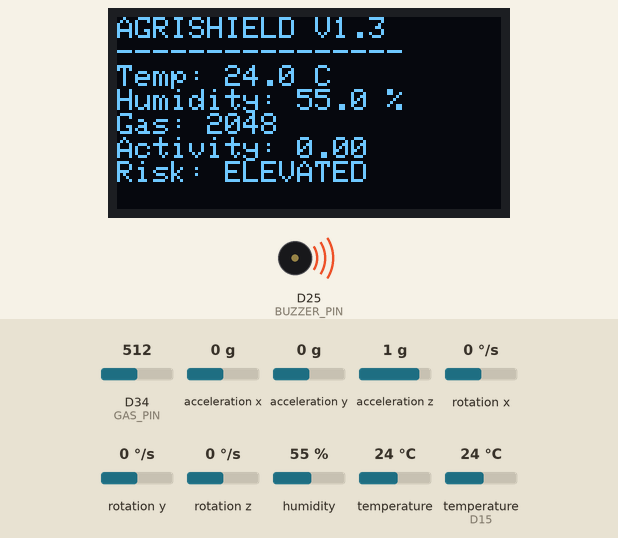
A sketch run on a simulated Arduino Due. Parts: 128×64 one-colour display, buzzer (waves = sounding). The test bench sets the inputs (shaded band); at power-on: D34 (GAS_PIN) = 512, acceleration x 0 g, humidity 55 %, acceleration y 0 g, temperature (sensor on D15) 24 °C, acceleration z 1 g, rotation x 0 °/s, rotation y 0 °/s, rotation z 0 °/s, temperature 24 °C (analog values on the 0–1023 scale). What the sketch prints to the serial monitor is not drawn.

Above: at 3.2 s.
3.3 s: D34 (GAS_PIN) set to 468
At 4.6 s:
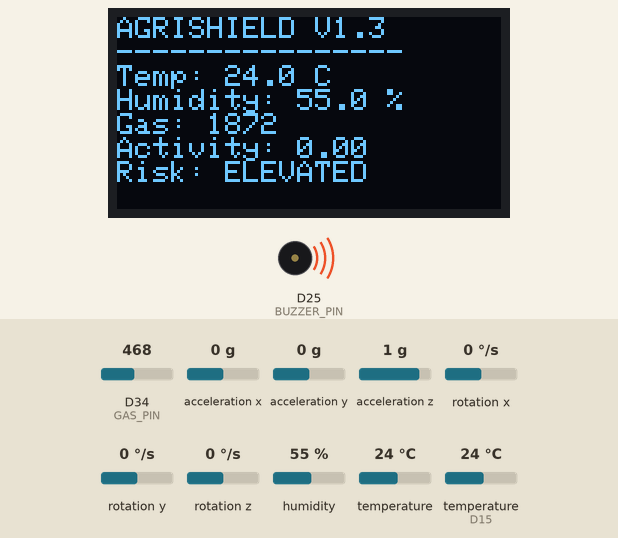
6.0 s: D34 (GAS_PIN) set to 435
At 7.5 s:
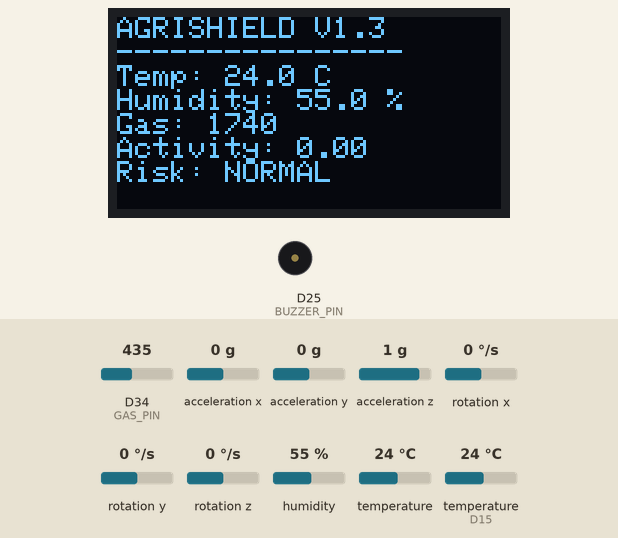
8.7 s: acceleration x set to -1.4 g
At 10.5 s:
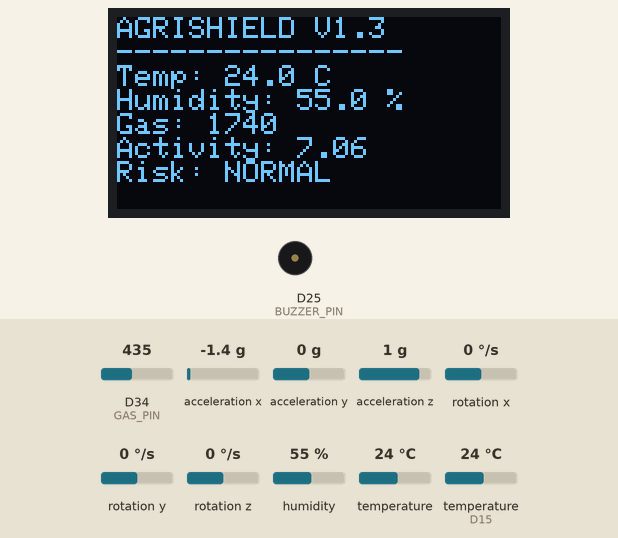
11.5 s: humidity set to 22 %
At 14.8 s:
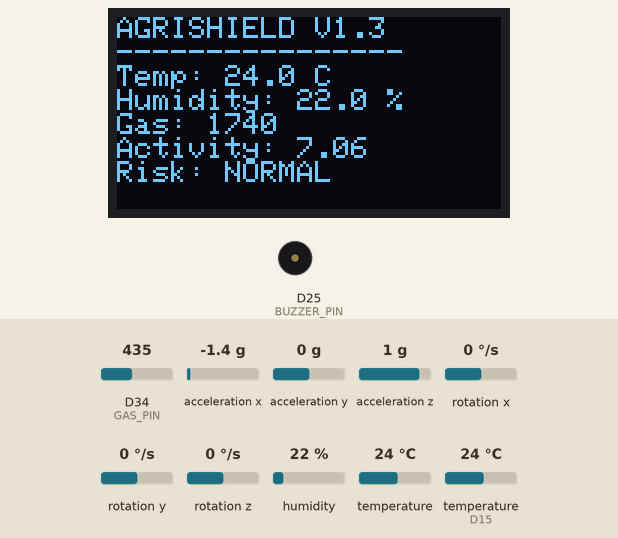
15.5 s: acceleration y set to -1.4 g
At 17.3 s:
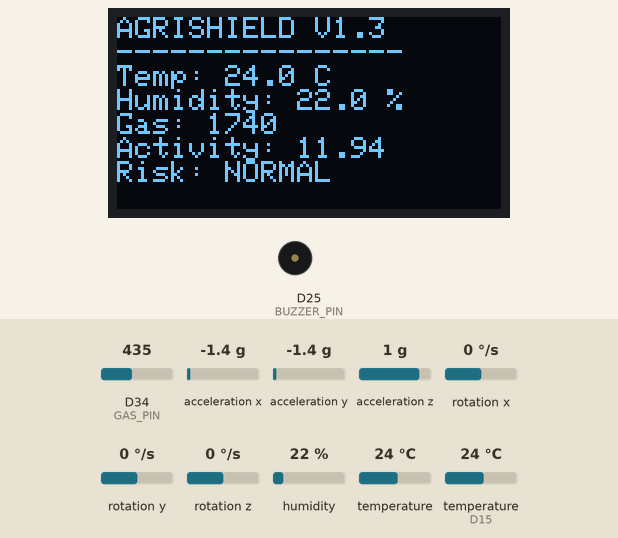
18.2 s: temperature (sensor on D15) set to 12 °C
At 23.3 s:
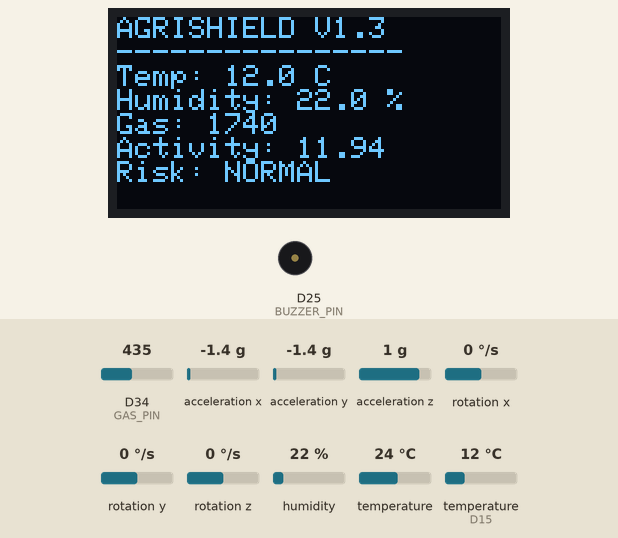
Timing chart, 0 to 24.5 s (numbered marks = the images above; inputs shaded):
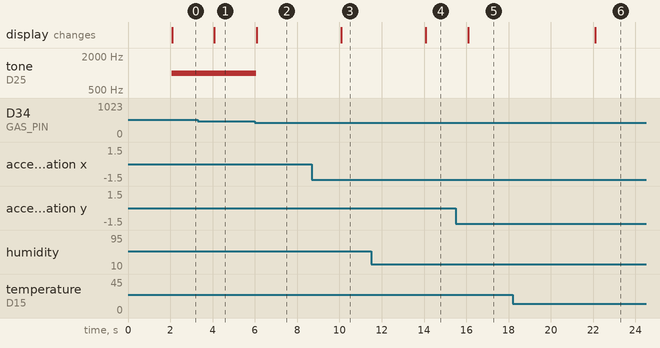

Measured:
- the behaviour switches between 450 and 449 on D34 (GAS_PIN) (found by bisection; images 1 and 2)
- after the input at 3.3 s, the display: changes after 0.79 s (image 1)
- after the input at 6.0 s, tone on D25 (BUZZER_PIN): 1000 Hz → silent after 0.06 s; the display: changes after 0.09 s (image 2)
- after the input at 8.7 s, the display: changes after 1.4 s (image 3)
- after the input at 11.5 s, the display: changes after 2.6 s (image 4)
- after the input at 15.5 s, the display: changes after 0.59 s (image 5)
- after the input at 18.2 s, the display: changes after 3.9 s (image 6)

The sketch:

AgriShield_Virtual_Hardware_V1.3.ino
```cpp
#include <DHT.h>
#include <Adafruit_GFX.h>
#include <Adafruit_SSD1306.h>
#include <Adafruit_MPU6050.h>
#include <Adafruit_Sensor.h>
#include <math.h>

// ================= PIN CONFIGURATION =================

#define DHT_PIN 15
#define DHT_TYPE DHT22

#define GAS_PIN 34
#define BUZZER_PIN 25

#define OLED_SDA 21
#define OLED_SCL 22

#define SCREEN_WIDTH 128
#define SCREEN_HEIGHT 64

// ================= SENSOR OBJECTS =================

DHT dht(DHT_PIN, DHT_TYPE);

Adafruit_SSD1306 display(
  SCREEN_WIDTH,
  SCREEN_HEIGHT,
  &Wire,
  -1
);

Adafruit_MPU6050 mpu;

// ================= VARIABLES =================

float temperature = 0.0;
float humidity = 0.0;

int gasValue = 0;

float acceleration = 0.0;
float activityLevel = 0.0;

String environmentalRisk = "NORMAL";
String systemAlert = "NORMAL";

bool oledReady = false;
bool mpuReady = false;
bool dhtReadingValid = false;

unsigned long previousTime = 0;

const unsigned long samplingInterval = 2000;

// ================= SETUP =================

void setup() {

  Serial.begin(115200);

  pinMode(BUZZER_PIN, OUTPUT);
  pinMode(GAS_PIN, INPUT);

  digitalWrite(BUZZER_PIN, LOW);

  analogReadResolution(12);

  Serial.println();
  Serial.println("==============================");
  Serial.println(" AGRISHIELD VIRTUAL HARDWARE");
  Serial.println(" VERSION 1.3");
  Serial.println("==============================");

  // DHT22
  dht.begin();

  // I2C
  Wire.begin(OLED_SDA, OLED_SCL);

  // OLED
  oledReady = display.begin(
    SSD1306_SWITCHCAPVCC,
    0x3C
  );

  if (oledReady) {

    display.clearDisplay();
    display.setTextColor(SSD1306_WHITE);
    display.setTextSize(1);
    display.setCursor(0, 0);

    display.println("AGRISHIELD");
    display.println("Initializing...");
    display.display();

    Serial.println("OLED: READY");

  } else {

    Serial.println("OLED: FAILED");

  }

  // MPU6050
  mpuReady = mpu.begin();

  if (mpuReady) {

    mpu.setAccelerometerRange(MPU6050_RANGE_8_G);
    mpu.setGyroRange(MPU6050_RANGE_500_DEG);
    mpu.setFilterBandwidth(MPU6050_BAND_21_HZ);

    Serial.println("MPU6050: READY");

  } else {

    Serial.println("MPU6050: FAILED");

  }

  Serial.println("DHT22: INITIALIZED");
  Serial.println("MQ-2: INITIALIZED");

  Serial.println("==============================");
  Serial.println("INITIALIZATION COMPLETE");
  Serial.println("==============================");

  delay(2000);
}

// ================= READ SENSORS =================

void readSensors() {

  // DHT22
  float newTemperature = dht.readTemperature();
  float newHumidity = dht.readHumidity();

  if (!isnan(newTemperature) && !isnan(newHumidity)) {

    temperature = newTemperature;
    humidity = newHumidity;

    dhtReadingValid = true;

  } else {

    dhtReadingValid = false;

    Serial.println("WARNING: DHT22 READING FAILED");

  }

  // MQ-2
  gasValue = analogRead(GAS_PIN);

  // MPU6050
  if (mpuReady) {

    sensors_event_t a, g, temp;

    mpu.getEvent(&a, &g, &temp);

    acceleration = sqrt(
      a.acceleration.x * a.acceleration.x +
      a.acceleration.y * a.acceleration.y +
      a.acceleration.z * a.acceleration.z
    );

    activityLevel = fabs(acceleration - 9.81);

  }

}

// ================= RISK ASSESSMENT =================

void assessRisk() {

  environmentalRisk = "NORMAL";

  if (dhtReadingValid &&
      temperature >= 35.0 &&
      humidity >= 70.0) {

    environmentalRisk = "HIGH";

  }

  else if (
    (dhtReadingValid &&
     (temperature >= 32.0 || humidity >= 70.0)) ||
    gasValue >= 1800
  ) {

    environmentalRisk = "ELEVATED";

  }

  systemAlert = environmentalRisk;

  // BUZZER
  if (systemAlert == "HIGH") {

    tone(BUZZER_PIN, 2000);

  }

  else if (systemAlert == "ELEVATED") {

    tone(BUZZER_PIN, 1000);

  }

  else {

    noTone(BUZZER_PIN);

  }

}

// ================= OLED DISPLAY =================

void updateDisplay() {

  if (!oledReady) {
    return;
  }

  display.clearDisplay();

  display.setTextSize(1);
  display.setTextColor(SSD1306_WHITE);
  display.setCursor(0, 0);

  display.println("AGRISHIELD V1.3");
  display.println("----------------");

  display.print("Temp: ");

  if (dhtReadingValid) {
    display.print(temperature, 1);
    display.println(" C");
  } else {
    display.println("ERROR");
  }

  display.print("Humidity: ");

  if (dhtReadingValid) {
    display.print(humidity, 1);
    display.println(" %");
  } else {
    display.println("ERROR");
  }

  display.print("Gas: ");
  display.println(gasValue);

  display.print("Activity: ");
  display.println(activityLevel, 2);

  display.print("Risk: ");
  display.println(environmentalRisk);

  display.display();

}

// ================= SERIAL DASHBOARD =================

void printDashboard() {

  Serial.println();
  Serial.println("========== AGRISHIELD ==========");

  Serial.print("Temperature: ");

  if (dhtReadingValid) {
    Serial.print(temperature, 1);
    Serial.println(" C");
  } else {
    Serial.println("INVALID");
  }

  Serial.print("Humidity: ");

  if (dhtReadingValid) {
    Serial.print(humidity, 1);
    Serial.println(" %");
  } else {
    Serial.println("INVALID");
  }

  Serial.print("MQ-2 Gas Response: ");
  Serial.println(gasValue);

  Serial.print("Acceleration: ");
  Serial.print(acceleration, 2);
  Serial.println(" m/s2");

  Serial.print("Activity: ");
  Serial.println(activityLevel, 2);

  Serial.print("Environmental Risk: ");
  Serial.println(environmentalRisk);

  Serial.print("System Alert: ");
  Serial.println(systemAlert);

  Serial.println("================================");

}

// ================= MAIN LOOP =================

void loop() {

  unsigned long currentTime = millis();

  if (currentTime - previousTime >= samplingInterval) {

    previousTime = currentTime;

    readSensors();

    assessRisk();

    updateDisplay();

    printDashboard();

  }

}
```
